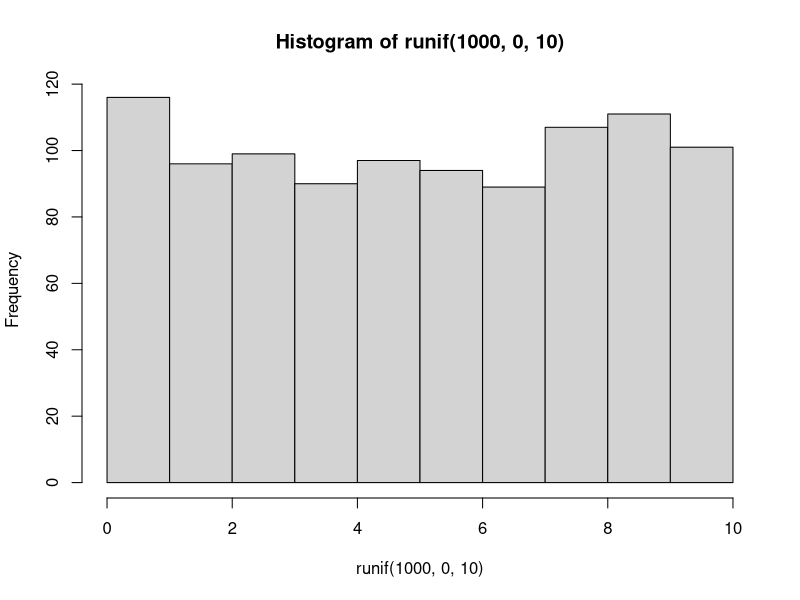
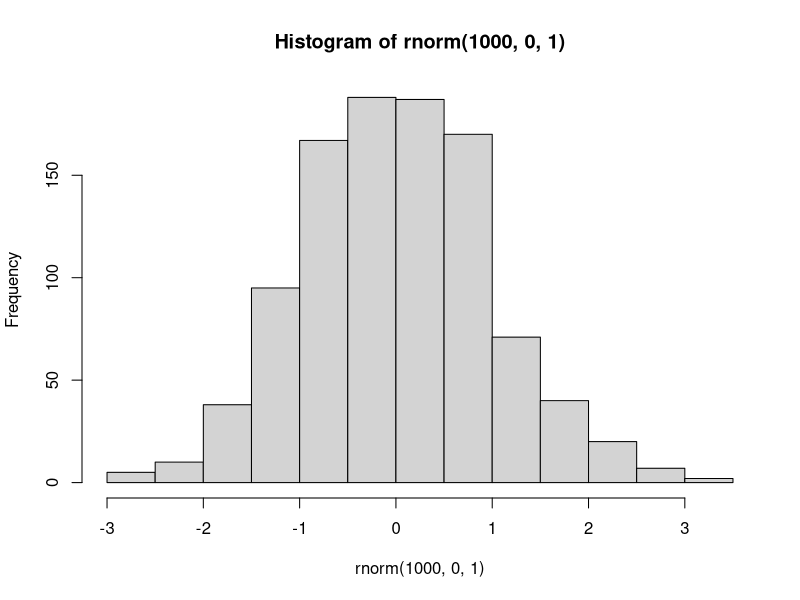
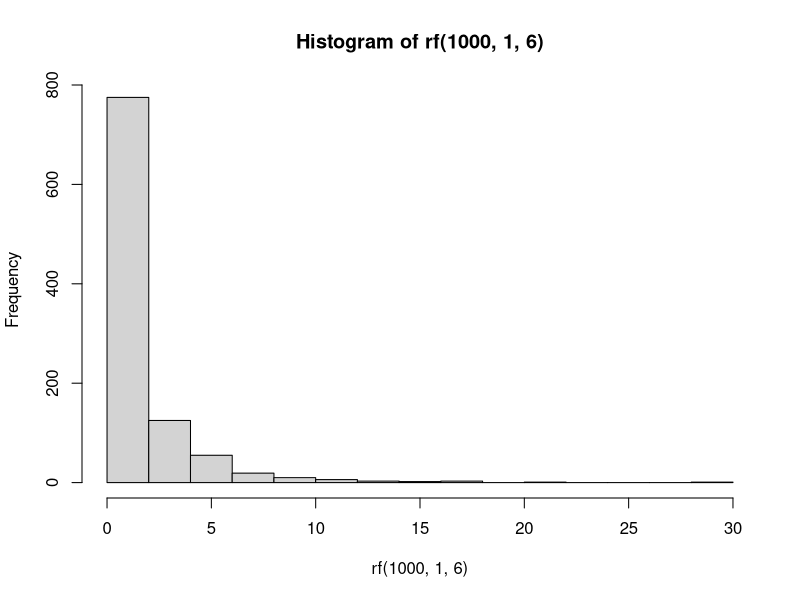
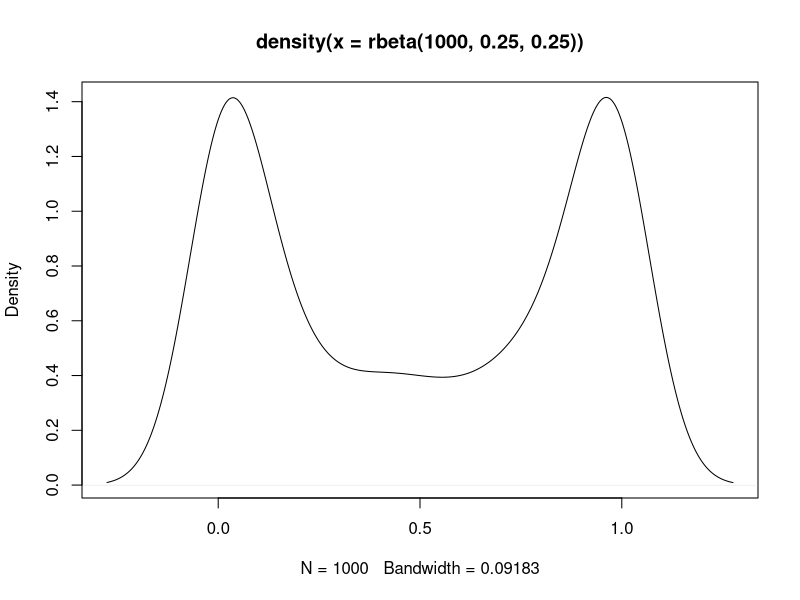
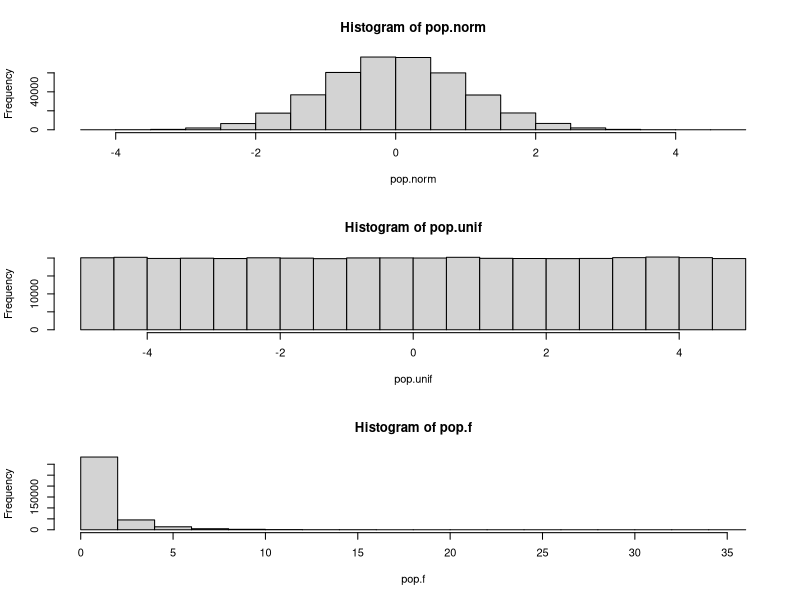
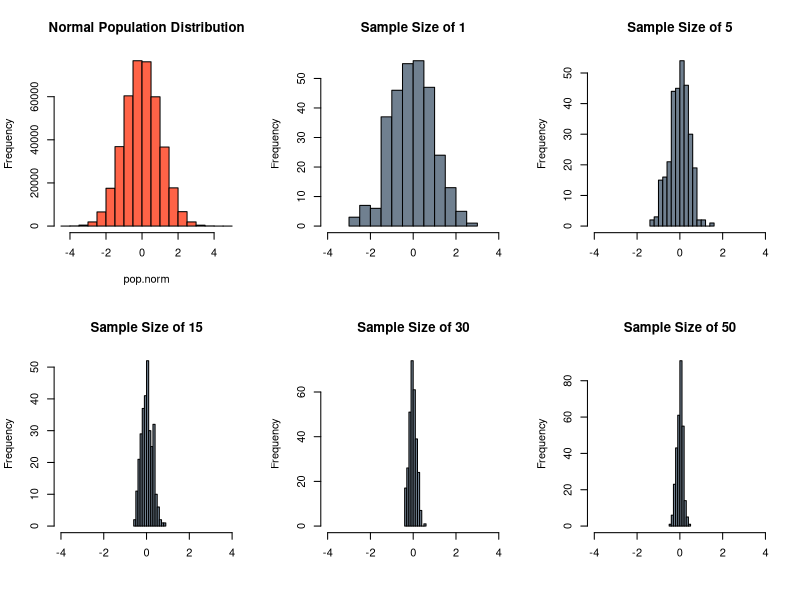
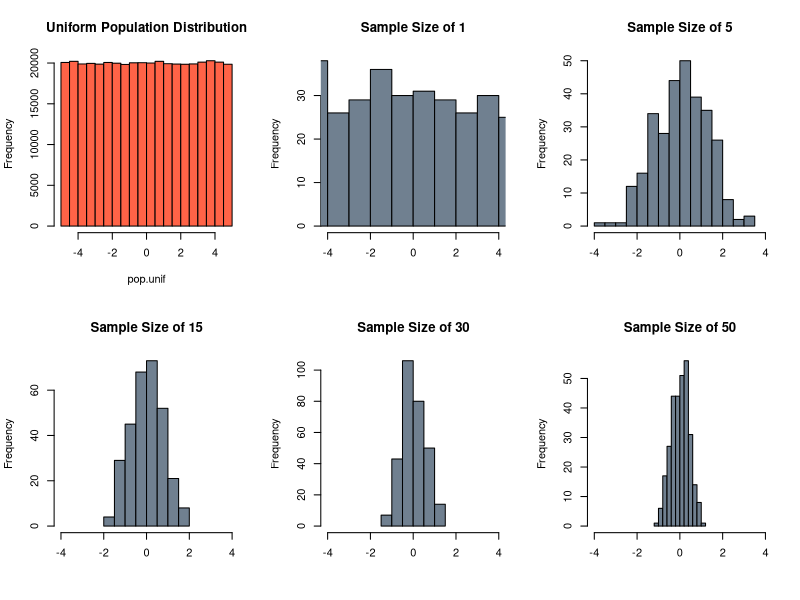
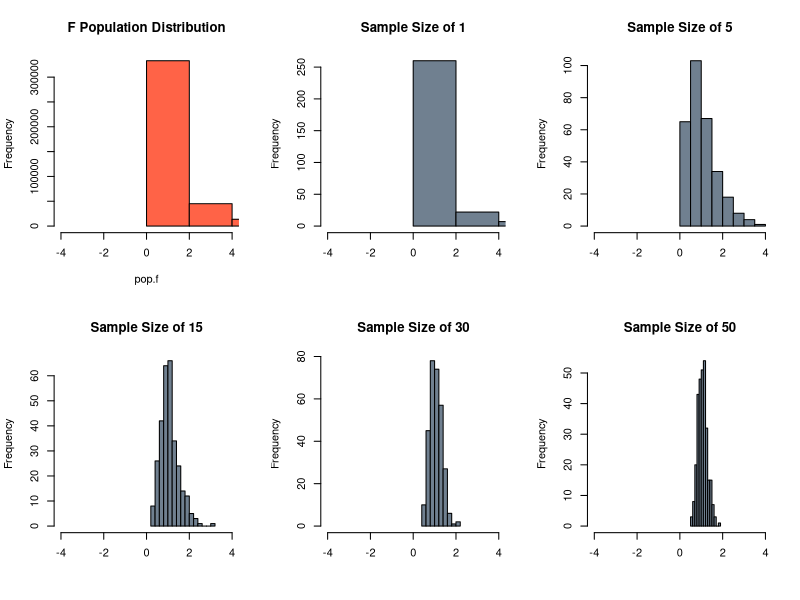

These charts were generated, in order, by the following R code:
####################################################
##                                                ##
##                   204A Lab 2                   ##
##                October 12, 2018                ##
##                                                ##
##               Kristine O'Laughlin              ##
##                   Fall 2018                    ##
##                                                ##
####################################################



## Today's Objectives:
####################################################
# 1. Recap
# 2. Distributions in R 
# 3. Central Limit Theorem
# 4. Describing Data/Basics of Plotting
# 5. Standardizing Scores
# 6. Confidence Intervals around a Sample Mean
# 7. z-test for a Mean



## RECAP:
####################################################

# In our first lab, we talked about some basics of 
# using R, including assigning names to objects, 
# data types, getting and setting working 
# directories, reading in data, subsetting data, 
# and getting help in R.


# What function would I use to see my current
# working directory?


# What function would I use to look at the contents
# of that directory?


# What function would I use to read in a .csv file?


# So, how can I look at the data type of an object?


# How could I subset the data to create a data frame
# including only rows 50-100 and columns 3-4?


# If I was unsure about how to use a function, how could
# I access the help file for that function?



## DISTRIBUTIONS IN R
####################################################

# We can use functions in R to generate data with
# certain distributional properties

# runif(N, min, max)
# Generates random uniform distribution data based on
# argument parameters
runif(100, 0, 10)
hist(runif(1000, 0, 10))

# rnorm(N, mean, sd)
# Generates random normal distribution data based on
# argument parameters
rnorm(100, 0, 1)
hist(rnorm(1000, 0, 1))

# rf(N, df1, df2)
# Generates random F distribution data based on
# argument parameters
rf(100, 1, 6)
hist(rf(1000, 1, 6))


# And just for funsies, my personal favorite distribution...
plot(density(rbeta(1000, .25, .25)))



# BATMAN...

# ...but really, rbeta(n, shape1, shape2)
# Generates random beta distribution data based on
# argument parameters

# I also threw in plot(density()), which is how you 
# generate a kernel density plot in R...because Batman
# is "smooth"... :|



## CENTRAL LIMIT THEOREM
####################################################

# Let's talk about the Central Limit Theorem (CLT)

# We'll begin by making some populations of scores:

set.seed(101317) # By running set.seed(), you can replicate
# randomly generated values
# By running this line, before the proceeding 
# line, you should also 
# get the same results as me
pop.norm = rnorm(400000, 0, 1)

set.seed(101417)
pop.unif = runif(400000, -5, 5)

set.seed(101517)
pop.f = rf(400000, 1, 30)


# What does the CLT tell us about these populations?


## 1. The sampling distribution of the mean will have
#     mean equal to mu.

## 2. The variance of the sampling distribution of the 
#     mean will be equal to sigma^2/N (and it's square 
#     root, sigma/sqrt(N) is the standard deviation of
#     this sampling distribution OR "the standard error
#     of the mean".

## 3. If the population distribution is normal, the 
#     sampling distribution of the mean will also be
#     normal, no matter the size of N.

## 4. If the population distribution is NOT normal,
#     but N is sufficiently large, then the sampling
#     distribution of the mean will be approximately
#     normal.


# Let's use our generated populations to visualize the 
# properties of the CLT:

# par() is a function to control various plot features
# mfrow allows us to change the number and arrangement
# of plots displayed within a single image 
# Arranged by rows and columns : 
# c(rows, columns)
par(mfrow = c(3, 1))

hist(pop.norm); hist(pop.unif); hist(pop.f)

# How should the distributions of the means look for 
# each of these populations?

# Let's use R to verify:

# In the code below, we are taking samples of 1, 5, 
# 15, 30, and 50 from our populations we just created 
# and repeating this 300 times for each sample size 
# and computing means for each of the populations
pop.norm.mean = lapply(c(1, 5, 15, 30, 50), function(x){
  unlist(lapply(1:300, function(y){
    mean(sample(pop.norm, x, replace = FALSE))
  }))
})


pop.unif.mean = lapply(c(1, 5, 15, 30, 50), function(x){
  unlist(lapply(1:300, function(y){
    mean(sample(pop.unif, x, replace = FALSE))
  }))
})

pop.f.mean = lapply(c(1, 5, 15, 30, 50), function(x){
  unlist(lapply(1:300, function(y){
    mean(sample(pop.f, x, replace = FALSE))
  }))
})

# Now, creating a set of names for our sampling distributions:
sampsize = c('Sample Size of 1', 'Sample Size of 5', 
             'Sample Size of 15', 'Sample Size of 30', 
             'Sample Size of 50')

# Naming the sampling distributions:
names(pop.norm.mean) = sampsize
names(pop.unif.mean) = sampsize
names(pop.f.mean) = sampsize

# We can then plot our sampling distributions

# Start by rearranging our plot window
par(mfrow = c(2, 3))

# In this line of code, I'm simply plotting the
# histogram for the normal population
# The "col" argument allows us to change the plotting color
# The "main" argument allows us to add a title to our plot
hist(pop.norm, col = 'tomato', main = 'Normal Population Distribution')

# I am using this next bit of code to loop over the 
# elements of my list of sampling means from each of 
# the different N's, and I am just plotting a histogram 
# for each of those sampling distributions for each of the N's
# NOTE: I have also added an xlim argument to change 
#       the limits on the x-axis
lapply(names(pop.norm.mean), function(x){
  hist(pop.norm.mean[[x]], col = 'slategray',
       main = x, xlab = '', xlim = c(-4, 4))
})

# Plotting the histogram for the uniform population
hist(pop.unif, col = 'tomato', main = 'Uniform Population Distribution')

# Plotting the sampling distributions of the mean from
# the uniform distribution
lapply(names(pop.unif.mean), function(x){
  hist(pop.unif.mean[[x]], col = 'slategray',
       main = x, xlab = '', xlim = c(-4, 4))
})

# Plotting the histogram for the F population
hist(pop.f, col = 'tomato', main = 'F Population Distribution',
     xlim = c(-4, 4))

# Plotting the sampling distributions of the mean from
# the F distribution
lapply(names(pop.f.mean), function(x){
  hist(pop.f.mean[[x]], col = 'slategray',
       main = x, xlab = '', xlim = c(-4, 4))
})


# Returning plotting parameters to display a single plot
# at a time:
par(mfrow = c(1, 1))



## DESCRIBING DATA/BASICS OF PLOTTING
####################################################

# Some functions to describe data:

mean(pop.norm, na.rm = T)
median(pop.norm)
max(pop.norm)
min(pop.norm)
sd(pop.norm)
var(pop.norm)
# all of these functions use the na.rm = TRUE argument
# the default argument is na.rm = FALSE


# Histograms for the populations we generated earlier:
hist(pop.norm)
hist(pop.unif)
hist(pop.f)


# Denstiy plots:
plot(density(pop.norm))
plot(density(pop.unif))
plot(density(pop.f))


# Some plotting parameters we can manipulate:
hist(pop.norm, main = "Histogram of Standard Normal Pop",
     xlab = "Values", xlim = c(-2, 2), breaks = 200, col = 'slategray')

hist(rnorm(25, 0, 1), main = "Histogram of Standard Normal Pop",
     xlab = "Values", xlim = c(-2, 2), breaks = 200, col = 'tomato')

hist(rnorm(25, 0, 1), main = "Histogram of Standard Normal Pop",
     xlab = "Values", xlim = c(-2, 2), breaks = 10, col = 'cyan')

# We can also add horizontal and vertical lines to an 
# existing plot using the abline() function
abline(v = .25) # to add a vertical line
abline(v = .25, lwd = 2) # to change the line weight
abline(h = 3, lty = 3) # to add a horizontal line
                       # and change line type



## STANDARDIZING SCORES
####################################################

# Let's generate some data to illustrate how to 
# create standardized scores in R
set.seed(10090)
temp = rnorm(500, 5, 2.3)
hist(temp)
mean(temp)
sd(temp)

# Let's start by standardizing the values manually
# (i.e., subtacting the mean of temp from each observed
# value and dividing each by the SD of temp)
temp2 = (temp - mean(temp))/sd(temp)
hist(temp2)
mean(temp2)
sd(temp2)

# Now using the scale() function in R
temp3 = scale(temp) 
mean(temp3)
sd(temp3)

tdat = data.frame(temp, temp2, temp3)
cor(tdat)
# cor() is the correlation function, we'll talk about
# it much more later, for now it can be used to
# show us that the variability between temp versions
# is identical. So, even though the values have changed
# the relative location of all the observations are
# identical in each version of temp.


# The scale() function will return standarized
# scores so that our distribution has a mean of zero and
# a standard deviation of 1. However, we can easily 
# change the mean and SD to be anything we want:

# Start by standarding temp:
temp4 = scale(temp)

# Then re-scale by the SD we want:
temp4 = temp4 * 2

# Next, add the mean value:
temp4 = temp4 + 10

mean(temp4)
sd(temp4)

# Will temp4 show perfect correspondence with temp, temp2, 
# and temp3?

# Let's see!
cor(data.frame(tdat, temp4))

# And it does!



## CONFIDENCE INTERVALS AROUND A SAMPLE MEAN
####################################################

# In class yesterday we learned how to compute a 
# confidence interval around a sample mean.

# Let's practice this concept using the following example:

# We know that IQ scores follow a normal distribution 
# with mean equal to 100, and standard deviation
# equal to 15 in the population.

# Imagine you have 3 random samples of IQ scores, 
# each with the following characteristics:

# samp1: xbar = 82, N = 15
# samp2: xbar = 96, N = 10
# samp3: xbar = 110, N = 11

# Let's construct confidence intervals for each of these
# sample means:

# Recall the steps to constructing a confidence interval:

## 1. Draw a sample from the population. 

## 2. Compute sample mean.

## 3. Compute the standard error, i.e., the SD of the
#     sampling distribution of the mean.

## 4. Construct a confidence interval around the
#     sample mean:
#     xbar +/- Std.Error * Critical.z.score


# We have already (presumably) taken random samples from
# our population of IQ scores.

# Let's assign our means as objects in R:
samp1.xbar = 82
samp2.xbar = 96
samp3.xbar = 110

# Next, we need to compute the standard error of the mean 
# for each of our samples.
# Standard error is computed as sigma/sqrt(N)
samp1.se = 15/sqrt(15) 

## YOUR TURN!
# Try to compute the standard error of the mean for the
# two remaining samples.



# qnorm() is a function that will return the inverse of 
# the cumulative density. So in other words,
# it will return the value associated with a given probablity.
# Using qnorm(), we can get a critical z-value

# qnorm() will return the value corresponding to the 
# probability, p, to the right of that value. So when providing
# a p to R, we need to enter it as 1 - alpha/2...
# But why do we have to divide our alpha by 2?

# So, if we want a 95% confidence interval, we would need
# to enter a p of 1 - .05/2 = .975 
qnorm(.975, 0, 1)

# Alternatively, we could just set lower.tail = FALSE,
# and use alpha/2. Here, .05/2 = .025:
qnorm(.025, 0, 1, lower.tail = F)
# which gives us the same answer

# Let's store this critical z in our environment:
critz = qnorm(.025, 0, 1, lower.tail = FALSE)


# And finally, we can construct our 95% confidence interval:

# 95% CI for mean of samp1:
c((samp1.xbar - samp1.se * critz), (samp1.xbar + samp1.se * critz))
# Is 100 within the 95% CI?

# How do you interpret this CI?


## YOUR TURN!
#  Compute 95% CI's for the means of samp2 and samp3
#  Is 100 contained within either or both of the CI's?  



# What if you wanted to compute a 99% CI?

# You would only need to tweak one element to
# get a 99% CI.

# You need a new critical value:
critz.99 = qnorm(.005, lower.tail = F)


# And then you can construct the new interval:
c((samp1.xbar - samp1.se * critz.99), (samp1.xbar + samp1.se * critz.99))
# Is this interval wider or more narrow than the interval
# we previously saw?



## Z-TEST FOR A MEAN
####################################################

# We can get to the same conclusion using a z-test for a mean

# Recall that we know that IQ scores ~N(100, 15) 
# in the population

# Also recall our 3 random samples of IQ scores 
# each with the following characteristics:

# samp1: xbar = 82, N = 15
# samp2: xbar = 96, N = 10
# samp3: xbar = 110, N = 11

# Do any of these samples differ significantly from the population?

# Steps to conducting a one-sample z-test:

## 1. State the null and alternative hypotheses.

## 2. Compute a z-value:
#     (xbar - mu)/(sigma/sqrt(15)) 

## 3. Compare your z-value to a critical z


# What are our null and alternative hypotheses
# for sample 1?

# HO: mu = 100
# Ha: mu != 100

# Computing a z-value for the mean of sample 1
samp1z = (samp1.xbar - 100)/(15/sqrt(15))
samp1z

# Is the probability of obtaining this z-value
# less than our specified alpha level in either 
# of the tails?

# pnorm() is a function that will give us the
# cumulative density for a normal distribution.
# We need to input q, which in this case in the
# z-value we are evaluating.

# For a two-tailed test, remember that we need to 
# divide our alpha by 2. Because our z-value is 
# negative, we also need to set the lower.tail 
# argument to TRUE
.025 > pnorm(samp1z, lower.tail = TRUE)
# Two-tailed, alpha = .05

.005 > pnorm(samp1z, lower.tail = TRUE)
# Two-tailed, alpha = .01


# Let's say that for sample 2, you hypothesize
# that the sample mean is actually less than
# the population mean.

# What would be the null and alternative hypotheses?

# H0: mu = 100
# Ha: mu < 100

# Let's compute our z-score:
samp2z = (samp2.xbar - 100)/(15/sqrt(10))
samp2z

# Finally, let's check the probability.
# We are now using a one-tailed test, which means
# that we are only intereste in values in the lower
# end of the tail, so we don't divide by 2:
.05 > pnorm(samp2z, lower.tail = TRUE)
# One-tailed, alpha = .05

# And we see that our sample mean is NOT less than
# the population mean.




## PRACTICE
#################################################

# Now you try!

# Create the data set
set.seed(10913)
v1 = rnorm(500, 5, 3.3)
v2 = rnorm(500, 3.3, .5)
v3 = sample(c(0, 1), 500, replace = TRUE)
v4 = sample(c(1, 2, 2, 3, 3, 3, 4, 4, 4, 4, 4, 5, 5, 5, 6, 6, 7), 
            500, replace = TRUE)
d = data.frame(v1, v2, v3, v4)


# Some exercises to conduct:

# 1. Get the mean, median, min, max for v1 & v2
# 2. Plot v1-v4, describe the distribution of the data
# 3. Calculate the biased and unbiased SD for v1-v2 & v4
# 4. Calculate the frequency of 0 and 1 for v3
# 5. Transform v1 and v2 into normal standard distributions
#	   by "hand" and using scale()